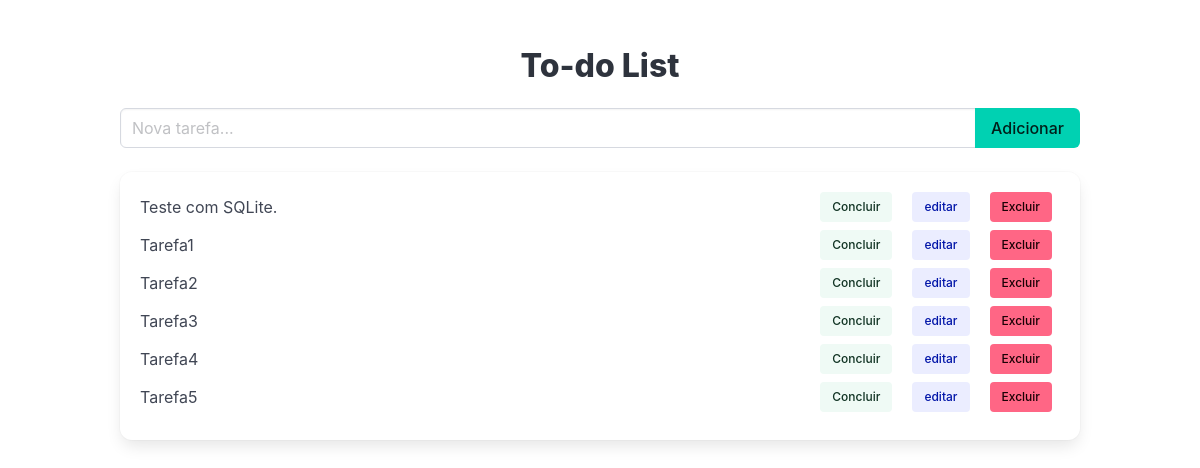
Before: / with the older database file.
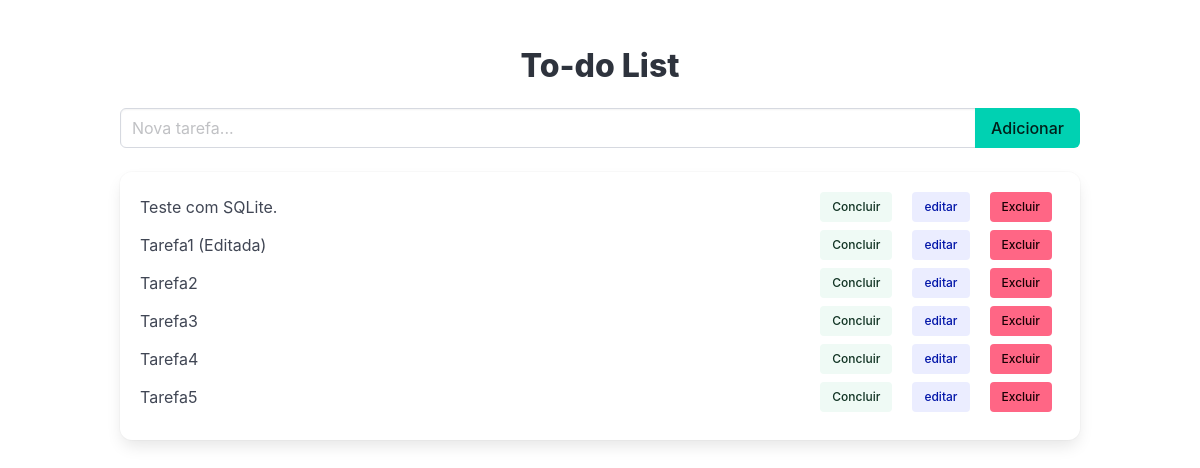
After: the same page with the newer database file.
### tables this page shows
CREATE TABLE tarefas (
                id TEXT PRIMARY KEY,
                titulo TEXT NOT NULL,
                concluida INTEGER NOT NULL
            );

### interface/controllers/tarefa_controller.py (the view)
@router.get("/", response_class=HTMLResponse)
async def index(request: Request):
    tarefas = listar_tarefas.executar()
    return templates.TemplateResponse("index.html", {"request": request, "tarefas": tarefas})

### interface/templates/index.html
{% extends "base.html" %}
{% block content %}
    <h1 class="title has-text-centered">To-do List</h1>
    <form hx-post="/add" hx-target="#todo-list" hx-swap="innerHTML" hx-on="htmx:afterRequest: this.reset()" class="field has-addons mb-5">
        <div class="control is-expanded">
            <input class="input" type="text" name="titulo" placeholder="Nova tarefa..." required>
        </div>
        <div class="control">
            <button class="button is-primary" type="submit">Adicionar</button>
        </div>
    </form>
    <div id="todo-list">
        {% include "partials/list.html" %}
    </div>
{% endblock %}

### interface/templates/base.html (shortened to what this page needs)
<!DOCTYPE html>
<html lang="en">
<head>
    <link rel="stylesheet" href="/static/css/bulma/css/bulma.min.css">
</head>
<body>
    <section class="section">
        <div class="container">
            {% block content %}{% endblock %}
        </div>
    </section>
</body>
</html>

### interface/templates/partials/list.html
<ul class="box" id="todo-list">
    {% if tarefas %}
        {% for item in tarefas %}
            {% include "partials/item_tarefa.html" %}
        {% endfor %}
    {% else %}
        <p class="has-text-grey">Nenhuma tarefa adicionada.</p>
    {% endif %}
</ul>

### interface/templates/partials/item_tarefa.html
<li class="level mb-2">
    <div class="level-left">
        <span class="{% if item.concluida %}has-text-grey-light has-text-weight-light is-italic{% endif %}">
            {% if item.concluida %}
                <del>{{ item.titulo }}</del>
            {% else %}
                {{ item.titulo }}
            {% endif %}
        </span>
    </div>
    <div class="level-right">
        <form hx-patch="/tarefas/{{ item.id }}/concluir"
                hx-target="#todo-list"
                hx-swap="innerHTML" class="mr-2">
            <button class="button is-success is-light is-small" type="submit">
                {% if item.concluida %}Desfazer{% else %}Concluir{% endif %}
            </button>
        </form>
        <form hx-get="/tarefas/{{ item.id }}/form-editar"
            hx-target="closest li"
            hx-swap="outerHTML"
            class="mr-2">
            <button class="button is-link is-light is-small" type="submit">
                editar
            </button>
        </form>
        <form hx-delete="/tarefas/{{ item.id }}/remover"
                hx-target="#todo-list"
                hx-swap="innerHTML" class="mr-2">
            <button class="button is-danger is-small" type="submit">Excluir</button>
        </form>
    </div>
</li>

Changed rows visible on the page:
changed tarefas: titulo "Tarefa1" → "Tarefa1 (Editada)"
